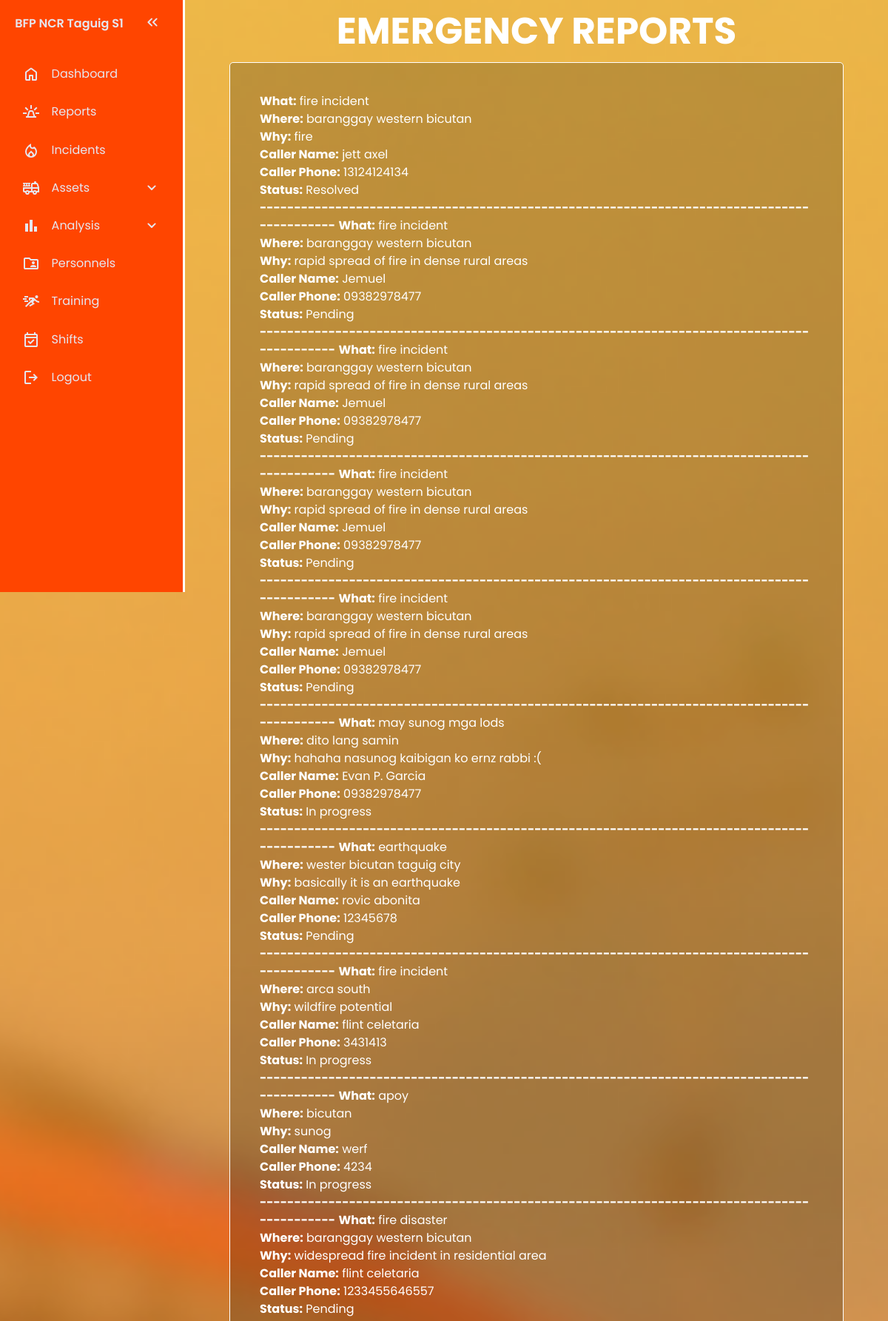
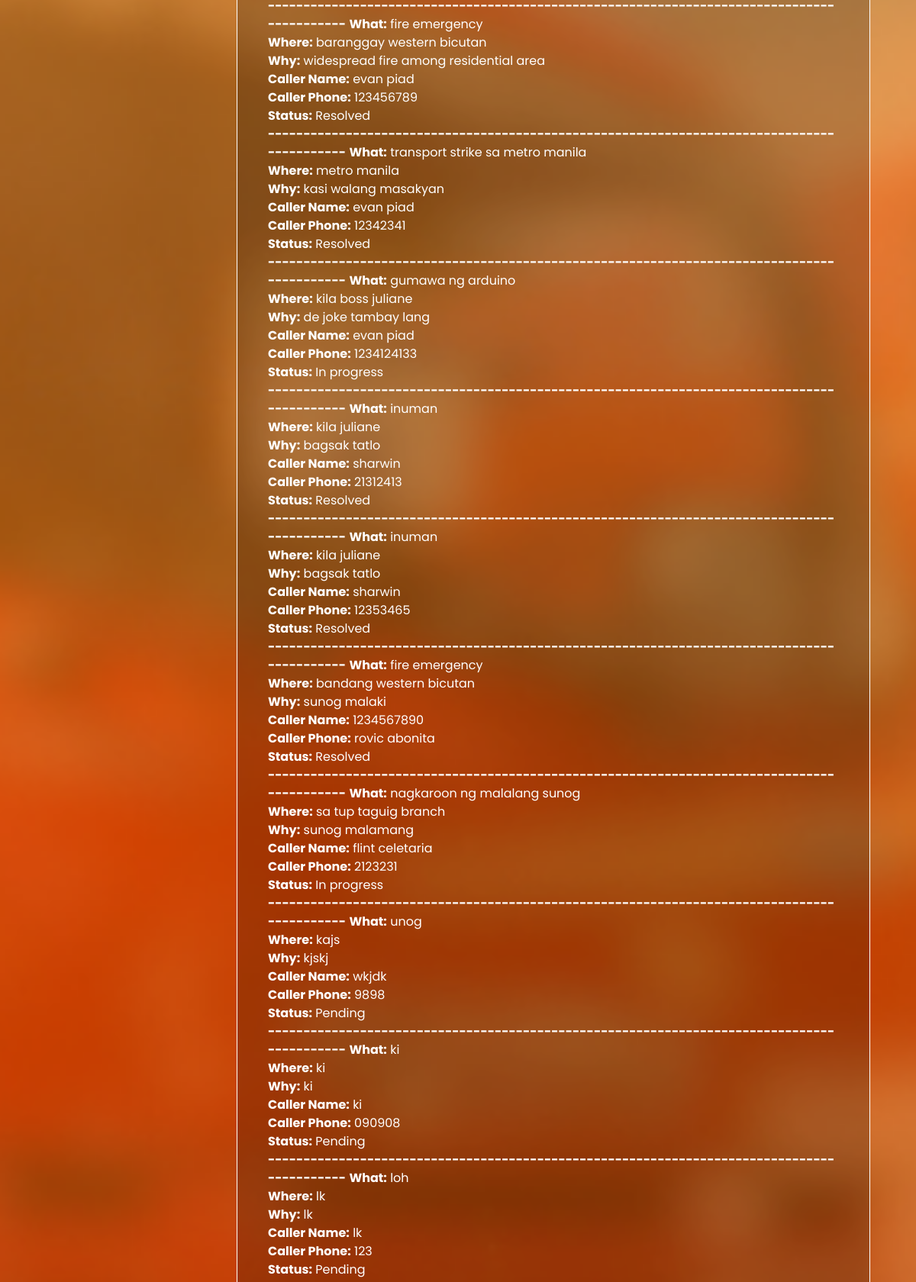
The app's page /reports/ReportsIndex.php (upper part) with its own data (2 pictures, top to bottom).
### tables this page shows
CREATE TABLE `emergency_details` (
  `id` int(11) NOT NULL,
  `dispatch_id` int(11) DEFAULT NULL,
  `what` text NOT NULL,
  `where` text NOT NULL,
  `why` text NOT NULL,
  `caller_name` varchar(255) NOT NULL,
  `caller_phone` varchar(20) NOT NULL,
  `timestamp` timestamp NOT NULL DEFAULT current_timestamp(),
  `status` int(11) NOT NULL
);

CREATE TABLE `status` (
  `status_id` int(11) NOT NULL,
  `status_name` varchar(50) NOT NULL
);

### reports/ReportsIndex.php (the view, shortened to what this page needs)
<?php
include('../includes/config.php');
$sql = "SELECT e.id, e.what, e.`where`, e.why, e.caller_name, e.caller_phone, e.timestamp, s.status_name
        FROM emergency_details e
        LEFT JOIN status s ON e.status = s.status_id
        ORDER BY e.timestamp DESC";
$result = $conn->query($sql);
?>
<!DOCTYPE html>
<html lang="en">
<head>
  <link rel="stylesheet" href="ReportsIndex.css">
</head>
<body>
    <nav id="sidebar">
        <ul>
        <li>
            <span class="logo">BFP NCR Taguig S1</span>
            <button onclick=toggleSidebar() id="toggle-btn">
            </button>
        </li>
        <li>
            <a href="../dashboard/RescueFlowIndex.php" >
            <span>Dashboard</span>
            </a>
        </li>
        <li>
            <a href="../reports/ReportsIndex.php" >
            <span>Reports</span>
            </a>
        </li>
        <li>
            <a href="../incident/IncidentIndex.php">
            <span>Incidents</span>
            </a>
        </li>
        <li>
            <button onclick=toggleSubMenu(this) class="dropdown-btn">
            <span>Assets</span>
            <svg xmlns="http://www.w3.org/2000/svg" height="24px" viewBox="0 -960 960 960" width="24px" fill="#e8eaed"><path d="M480-361q-8 0-15-2.5t-13-8.5L268-556q-11-11-11-28t11-28q11-11 28-11t28 11l156 156 156-156q11-11 28-11t28 11q11 11 11 28t-11 28L508-372q-6 6-13 8.5t-15 2.5Z"/></svg>
            </button>
        <li>
            <button onclick=toggleSubMenu(this) class="dropdown-btn">
            <svg xmlns="http://www.w3.org/2000/svg" height="24px" viewBox="0 -960 960 960" width="24px" fill="#F19E39"><path d="M640-160v-280h160v280H640Zm-240 0v-640h160v640H400Zm-240 0v-440h160v440H160Z"/></svg>
            <span>Analysis</span>
            <svg xmlns="http://www.w3.org/2000/svg" height="24px" viewBox="0 -960 960 960" width="24px" fill="#e8eaed"><path d="M480-361q-8 0-15-2.5t-13-8.5L268-556q-11-11-11-28t11-28q11-11 28-11t28 11l156 156 156-156q11-11 28-11t28 11q11 11 11 28t-11 28L508-372q-6 6-13 8.5t-15 2.5Z"/></svg>
            </button>
        </li>
        </li>
        <li>
            <a href="../personnels/PersonnelIndex.php">
            <span>Personnels</span>
            </a>
        </li>
        <li>
            <a href="../training/TrainingIndex.php">
            <span>Training</span>
            </a>
        </li>
        <li>
            <a href="../shifts/ShiftsIndex.php">
            <span>Shifts</span>
            </a>
        </li>
        <li>
            <a href="../user/Logout.php">
            <svg xmlns="http://www.w3.org/2000/svg" height="24px" viewBox="0 -960 960 960" width="24px" fill="#FFFFFF"><path d="M200-120q-33 0-56.5-23.5T120-200v-560q0-33 23.5-56.5T200-840h280v80H200v560h280v80H200Zm440-160-55-58 102-102H360v-80h327L585-622l55-58 200 200-200 200Z"/></svg>
            <span>Logout</span>
            </a>
        </li>
        </ul>
    </nav>
    <main>
    <div class="report-container">
    <h2 class="report-header">EMERGENCY REPORTS</h2>
        <div class="report-info">
            <?php if ($result && $result->num_rows > 0): ?>
                <ul class="list-group">
                <?php while ($row = $result->fetch_assoc()): ?>
                        <strong>What:</strong> <?php echo htmlspecialchars($row['what']); ?><br>
                        <strong>Where:</strong> <?php echo htmlspecialchars($row['where']); ?><br>
                        <strong>Why:</strong> <?php echo htmlspecialchars($row['why']); ?><br>
                        <strong>Caller Name:</strong> <?php echo htmlspecialchars($row['caller_name']); ?><br>
                        <strong>Caller Phone:</strong> <?php echo htmlspecialchars($row['caller_phone']); ?><br>
                        <strong>Status:</strong> <?php echo htmlspecialchars($row['status_name']); ?><br>
                        <strong>-------------------------------------------------------------------------------------------</strong>
            <?php endwhile; ?>
                </ul>
            <?php else: ?>
                <p class="text-center text-muted">No new emergency reports.</p>
            <?php endif; ?>
        </div>
    </div>
    </main>
</body>
</html>

### reports/ReportsIndex.css (style rules this page uses)
:root { --base-clr: orangered; --line-clr: white; --hover-clr: black; --text-clr: #e6e6ef; --accent-clr: #5e63ff; --secondary-text-clr: #b0b3c1; }
* { margin: 0; padding: 0; }
html { font-family: Poppins, 'Segoe UI', Tahoma, Geneva, Verdana, sans-serif; line-height: 1.5rem; }
body { background: url('LoginRegister.png') no-repeat center center/cover; min-height: 100vh; min-height: 100dvh; display: grid; grid-template-columns: auto 1fr; }
#sidebar { box-sizing: border-box; height: 100vh; width: 250px; padding: 5px 1em; background-color: var(--base-clr); border-right: 3px solid white; position: sticky; top: 0; align-self: start; transition: 300ms ease-in-out; overflow: hidden; text-wrap: nowrap; }
#sidebar ul { list-style: none; }
#sidebar a, #sidebar .dropdown-btn, #sidebar .logo { border-radius: .5em; padding: .85em; text-decoration: none; color: var(--text-clr); display: flex; align-items: center; gap: 1em; }
.dropdown-btn { width: 100%; text-align: left; background: none; border: none; font: inherit; cursor: pointer; }
#sidebar svg { flex-shrink: 0; fill: var(--text-clr); }
#sidebar a span, #sidebar .dropdown-btn span { flex-grow: 1; }
.dropdown-btn svg { transition: 200ms ease; }
main { padding: min(30px, 7%); }
.report-container { display: flex; flex-direction: column; align-items: center; justify-content: center; }
.report-header { font-size: 50px; font-weight: 700; color: white; }
.report-info { display: flex; flex-direction: column; justify-content: left; align-items: left; color: white; background-color: rgba(0, 0, 0, 0.2); border: 1px solid white; border-radius: 5px; padding: 40px; margin: 30px; }

### records on screen
emergency_details: what "fire incident", where "baranggay western bicutan", why "fire", caller_name "jett axel", caller_phone "13124124134", status.status_name "Resolved"
emergency_details: what "fire incident", where "baranggay western bicutan", why "rapid spread of fire in dense rural areas", caller_name "Jemuel", caller_phone "09382978477", status.status_name "Pending"
emergency_details: what "fire incident", where "baranggay western bicutan", why "rapid spread of fire in dense rural areas", caller_name "Jemuel", caller_phone "09382978477", status.status_name "Pending"
emergency_details: what "fire incident", where "baranggay western bicutan", why "rapid spread of fire in dense rural areas", caller_name "Jemuel", caller_phone "09382978477", status.status_name "Pending"
emergency_details: what "fire incident", where "baranggay western bicutan", why "rapid spread of fire in dense rural areas", caller_name "Jemuel", caller_phone "09382978477", status.status_name "Pending"
emergency_details: what "may sunog mga lods", where "dito lang samin", why "hahaha nasunog kaibigan ko ernz rabbi :(", caller_name "Evan P. Garcia", caller_phone "09382978477", status.status_name "In progress"
emergency_details: what "earthquake", where "wester bicutan taguig city", why "basically it is an earthquake", caller_name "rovic abonita", caller_phone "12345678", status.status_name "Pending"
emergency_details: what "fire incident", where "arca south", why "wildfire potential", caller_name "flint celetaria", caller_phone "3431413", status.status_name "In progress"
emergency_details: what "apoy", where "bicutan", why "sunog", caller_name "werf", caller_phone "4234", status.status_name "In progress"
emergency_details: what "fire disaster", where "baranggay western bicutan", why "widespread fire incident in residential area", caller_name "flint celetaria", caller_phone "1233455646557", status.status_name "Pending"
emergency_details: what "fire emergency", where "baranggay western bicutan", why "widespread fire among residential area", caller_name "evan piad", caller_phone "123456789", status.status_name "Resolved"
emergency_details: what "transport strike sa metro manila", where "metro manila", why "kasi walang masakyan", caller_name "evan piad", caller_phone "12342341", status.status_name "Resolved"
emergency_details: what "gumawa ng arduino", where "kila boss juliane", why "de joke tambay lang", caller_name "evan piad", caller_phone "1234124133", status.status_name "In progress"
emergency_details: what "inuman", where "kila juliane", why "bagsak tatlo", caller_name "sharwin", caller_phone "21312413", status.status_name "Resolved"
emergency_details: what "inuman", where "kila juliane", why "bagsak tatlo", caller_name "sharwin", caller_phone "12353465", status.status_name "Resolved"
emergency_details: what "fire emergency", where "bandang western bicutan", why "sunog malaki", caller_name "1234567890", caller_phone "rovic abonita", status.status_name "Resolved"
emergency_details: what "nagkaroon ng malalang sunog", where "sa tup taguig branch", why "sunog malamang", caller_name "flint celetaria", caller_phone "2123231", status.status_name "In progress"
emergency_details: what "unog", where "kajs", why "kjskj", caller_name "wkjdk", caller_phone "9898", status.status_name "Pending"
emergency_details: what "ki", where "ki", why "ki", caller_name "ki", caller_phone "090908", status.status_name "Pending"
emergency_details: what "loh", where "lk", why "lk", caller_name "lk", caller_phone "123", status.status_name "Pending"
